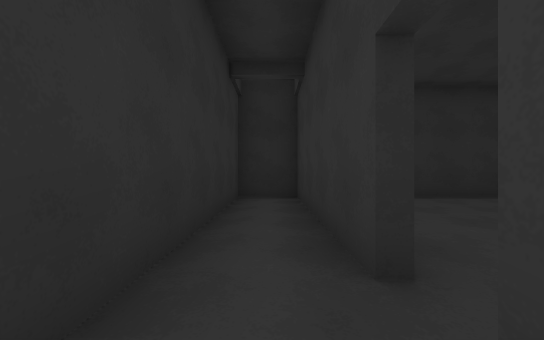
[1] (above)

17 first-person views from a walk through a scene from a Unity 3-D project. The camera is 1.2 m above the floor, looks level and sees 90° across. The floor is counted in squares, 2 m on a side. Each view is taken from the middle of a square. On the plan, view 1 faces up. The plan holds only what a view shows up to about 9 squares ahead; the rest is blank. The place goes on beyond the plan. The player is left out.

[2]
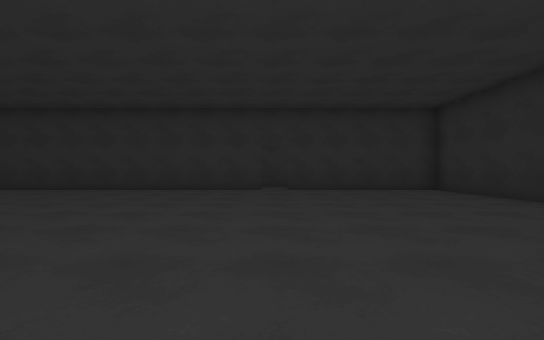

[3]
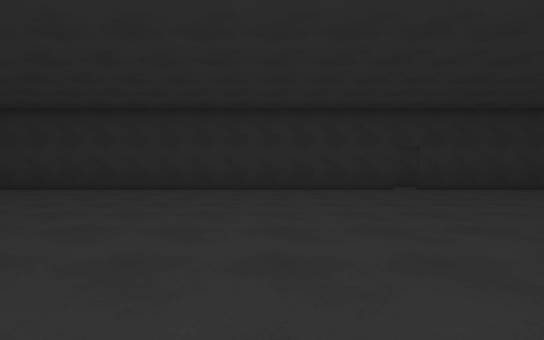

[4]
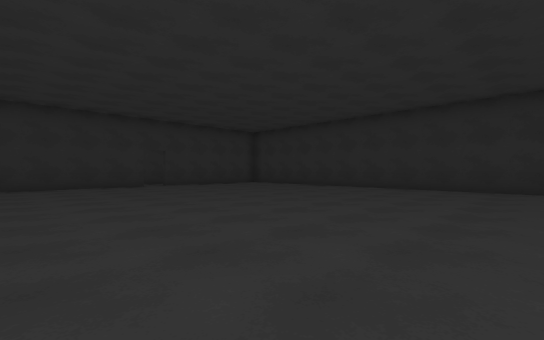

[5]
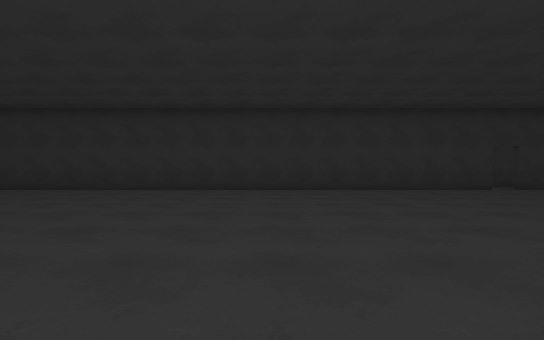

[6]
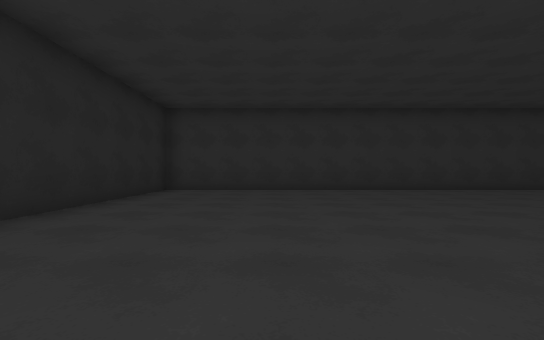

[7]
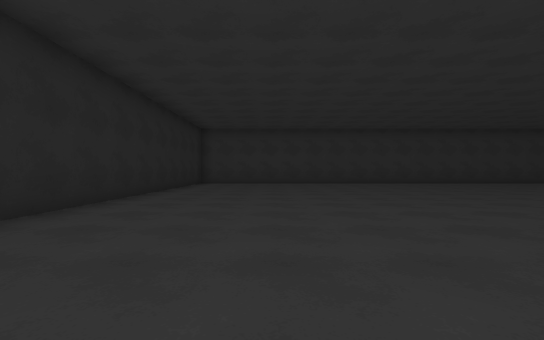

[8]
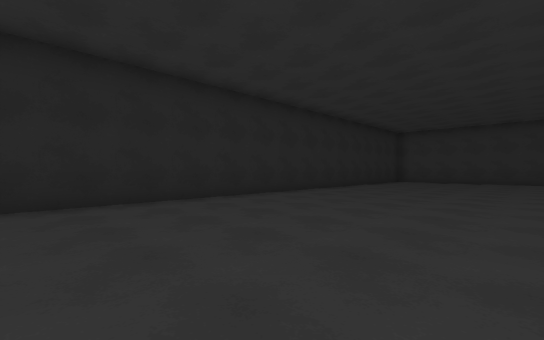

[9]
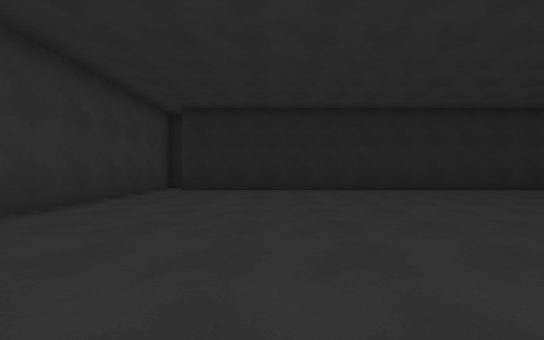

[10]
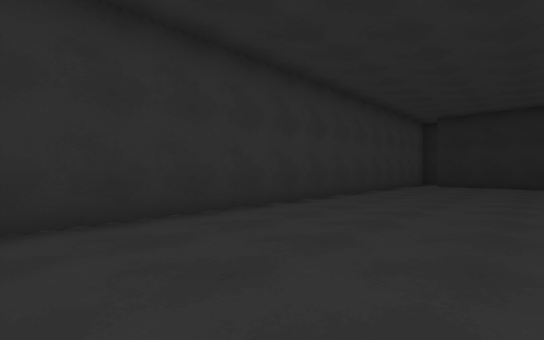

[11]
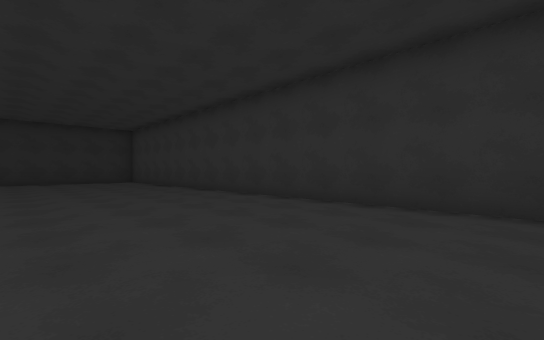

[12]
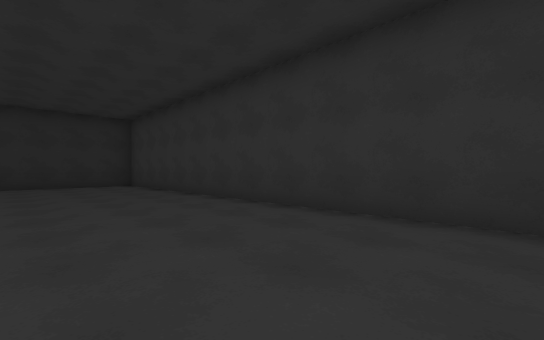

[13]
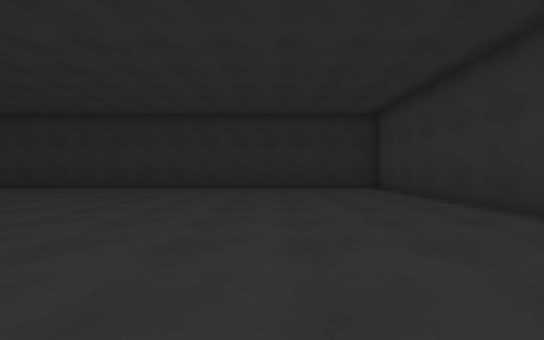

[14]
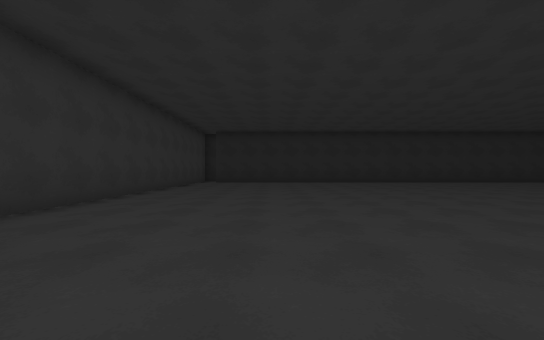

[15]
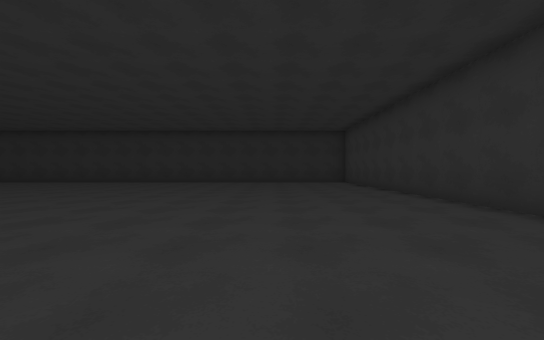

[16]
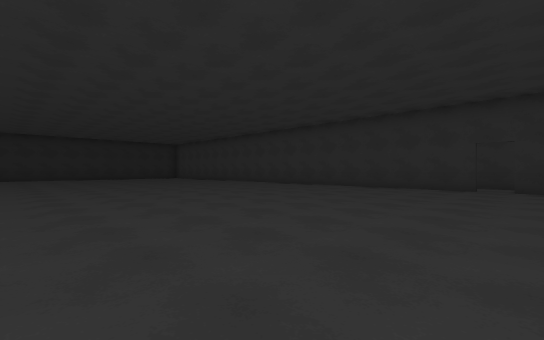

[17]
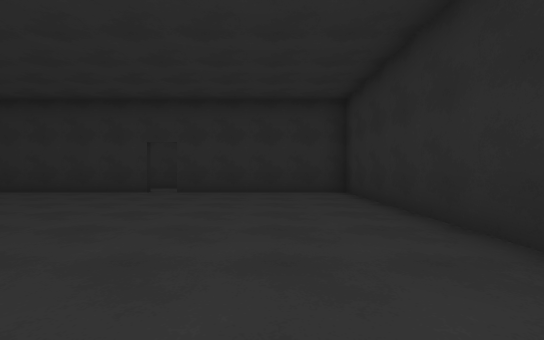

### Floor plan
Points are (right, up) in squares from view 1. A wall is a line through its corners. A room is listed if a view was taken in it or the views show most of it. See-through windows are left out.
Room 1 (view 1)
walls: (0.6, 1.4) (0.6, 6) (-0.7, 6) (-0.7, 0.1)
ways out: opening at (1, 1) to room 2; opening at (21, -17) to room 2
Room 2 (views 2, 3, 4, 5, 6, 7, 8, 9, 10, 11, 12, 13, 14, 15, 16, 17)
walls: (0.8, 0.8) (0.8, -17.2) (20.8, -17.2); (21.5, -18) (21.5, 6) (0.8, 6) (0.8, 1.4)
ways out: opening at (1, 1) to room 1; opening at (21, -17) to room 1

Positions as (right, up) in squares from view 1, and headings:
1: (0, 0), facing up
2: (9, 1), facing left
3: (9, -3), facing left
4: (11, -3), facing up-left
5: (9, -6), facing left
6: (9, -14), facing left
7: (13, -14), facing left
8: (15, -12), facing down-left
9: (18, -9), facing down
10: (18, -6), facing down-right
11: (17, -8), facing up-right
12: (18, -5), facing up-right
13: (18, -3), facing up
14: (18, -4), facing down
15: (18, -7), facing up
16: (10, 2), facing down-left
17: (8, 4), facing left
